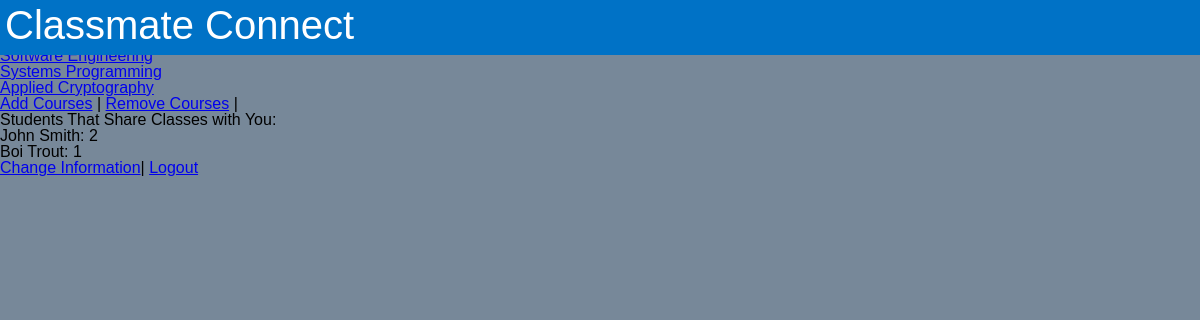
The app's page /profile/ (signed in), older data.
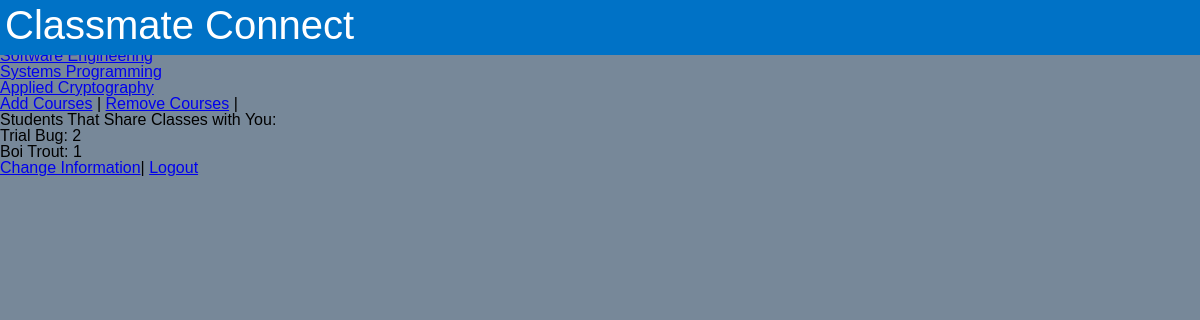
The same page, newer data.
### connect_app/models.py (models this page shows, shortened)
class Course(models.Model):
    crn = models.IntegerField(validators=[v.valid_crn], default=00000, primary_key=True)
    title = models.CharField(max_length=50, default="Title")
    course_number = models.CharField(max_length=10, default="Major XXX")
    section_number = models.IntegerField(default=000)
    students = models.ManyToManyField('Student', related_name="courses", blank=True)
    class Meta:
        ordering = ['course_number']

class Student(AbstractUser):
    username = models.CharField(max_length=10, unique=True, primary_key=True)
    email = models.EmailField(_('email_address'))
    first_name = models.CharField(max_length=20)
    last_name = models.CharField(max_length=20)
    classmates = models.ManyToManyField('self', blank=True)
    temp_classmates = []
    USERNAME_FIELD = 'username'
    REQUIRED_FIELDS = ['email', 'first_name', 'last_name']
    objects = StudentManager()
    def connect(self):
        classmates = {}
        for course in self.courses.all():
            for classmate in course.students.all():
                if classmate == self:
                    continue
                else:
                    if classmate in classmates.keys():
                        classmates[classmate] += 1
                    else:
                        classmates[classmate] = 1
        if len(classmates) < 5:
            minDisplay = len(classmates)
        else:
            minDisplay = 5
        heap = OrderedDict()
        for i in range(0, minDisplay):
            for key, value in classmates.items():
                heap[value] = key
        self.temp_classmates = [(key, value) for (value, key) in heap.items()]

### connect_app/views.py (the view)
# urls.py: path('profile/', views.profile, name='profile'),
def profile(request):
    student = Student.objects.get(pk=request.user.username)
    student.connect()
    context = {'student': student}
    if request.user.is_authenticated:
        return render(request, 'connect_app/profile.html', context)
    else:
        return render(request, 'connect_app/index.html')

### templates/connect_app/profile.html (shortened to what this page needs)
{% extends 'base.html' %}
{% load static %}
{% block head %}
    <link rel="stylesheet" type="text/css" href="{% static 'connect_app/reset.css' %}">
    <link rel="stylesheet" type="text/css" href="{% static 'connect_app/profile.css' %}">
{% endblock %}
{% block body %}
    <div id="header">
            <h2>Classmate Connect</h2>
    </div>
    <h2>Courses Page</h2>
    <a href="{% url 'connect_app:courses' %}"> Courses Index </a>
    <div class="align-left">
        {% if student.courses %}
            <h3>{{ student.first_name }} {{ student.last_name }}'s Courses:</h3>
            <ul>
                {% for course in student.courses.all %}
                    <li><a href="{% url 'connect_app:detail' course.crn %}">{{ course.title }}</a></li>
                {% endfor %}
            </ul>
        {% endif %}
        <a href="{% url 'connect_app:add_courses' %}">Add Courses</a> |
        <a href="{% url 'connect_app:remove_courses' %}">Remove Courses</a> |
    </div>
    <div class="align-right">
            <h3>Students That Share Classes with You:</h3>
            <ul>
                {% for classmate, classes in student.temp_classmates %}
                    <li>{{ classmate.first_name }} {{ classmate.last_name }}: {{ classes }}</li>
                {% endfor %}
            </ul>
    </div>
    <a href="{% url 'connect_app:changeinfo' %}">Change Information</a>|
    <a href="{% url "logout" %}" class="button">Logout</a>
{% endblock %}

### templates/base.html (shortened to what this page needs)
{% load static %}
<!DOCTYPE html>
<html lang="en">
<head>
    {% block head %}{% endblock %}
</head>
<body>
    {% block body %}{% endblock %}
</body>
</html>

### connect_app/static/connect_app/profile.css (style rules this page uses)
body { background-color: lightslategray; font-family: sans-serif; height: 100%; }
#header { position: absolute; width: 100%; height: 55px; text-align: left; color: white; background-color: #0072C6; }
#header h2 { font-size: 40px; margin: 5px; }

Row changes from the older to the newer data that the page shows:
no longer on this page (row unchanged): Student: first_name "John", last_name "Smith", classes "2"
added Student: first_name "Trial", last_name "Bug", classes "2"
